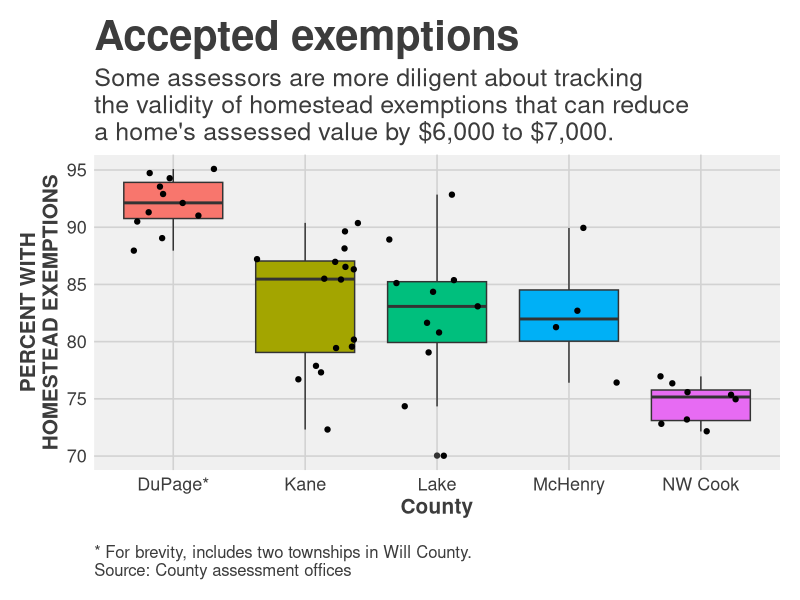

This figure's R source:
# switching things up a bit - this is data
# from a watchdog graphic that seemed to
# be perfect for this chart type
# ultimately we chose not to use it, but
# still a great example

# as always, read the data in
library(readr)
df <- read_csv("homeExem.csv")

# take a look at it
names(df)
summary(df)

# load in ggplot and themes
library(ggplot2)
library(ggthemes)


#---------------------
# This function set styles for the chart
# Be sure to run it before you plot

theme_gfx <- function(...) {
  theme_fivethirtyeight() +
    theme(
      plot.background = element_rect(fill = "white"),
      legend.background = element_rect(fill = "white"),
      plot.title = element_text(size = 30),
      plot.subtitle = element_text(size = 18),
      legend.text=element_text(size=15),
      axis.title=element_text(size=15, face="bold"),
      axis.text=element_text(size=13),
      plot.caption=element_text(size=12, hjust=0),
      # This puts the legend across the top
      legend.position="top", 
      legend.direction="horizontal",
      # removes label for legend
      legend.title = element_blank(),
      ...
    )
}

#----Set up plot for print and online --------

#dev.cur()
#pdf(file="ggplotBox.pdf", width = 7, height = 6.75) 
#png(filename = "ggplotBox.png",width = 600, height = 500, units = "px")

#-----Insert plot here -------------

# A boxplot is something that shows the range of data
# in a set. Basically it divides the most common 
# data into four parts with equal counts of data,
# or quartiles. Bottom and top quartiles are shown 
# by the extent of the top and bottom lines,
# while the two middle quartiles are boxed with the
# median as the line in the box. 
# Any points beyond the box and lines are considered
# potential outliers. So basically, it's showing
# that most of the data or predicted data would be between
# the box and lines, and trying to show what would 
# fall outside that prediction.
boxgfx <- ggplot(df) + 
  aes(x = County, 
      y = ExemRate, 
      fill = factor(County)
      ) + 
  geom_boxplot() + 
  theme_gfx() + 
  geom_jitter() 
# Jitter just takes all the dots and spaces them out
# so they don't overlap and you can see them all

# add all the titles.
boxgfx <- boxgfx + labs(
  title="Accepted exemptions", # your headline
  subtitle="Some assessors are more diligent about tracking \nthe validity of homestead exemptions that can reduce \na home's assessed value by $6,000 to $7,000.",
  x="County", 
  y="PERCENT WITH\nHOMESTEAD EXEMPTIONS",
  caption="\n* For brevity, includes two townships in Will County.\nSource: County assessment offices")

# in this case, there's no need for a legend
boxgfx <- boxgfx + 
  theme(legend.position="None")

boxgfx

#----- End plot --------------
# Uncomment the line below when saving pdfs or pngs
#dev.off() 

